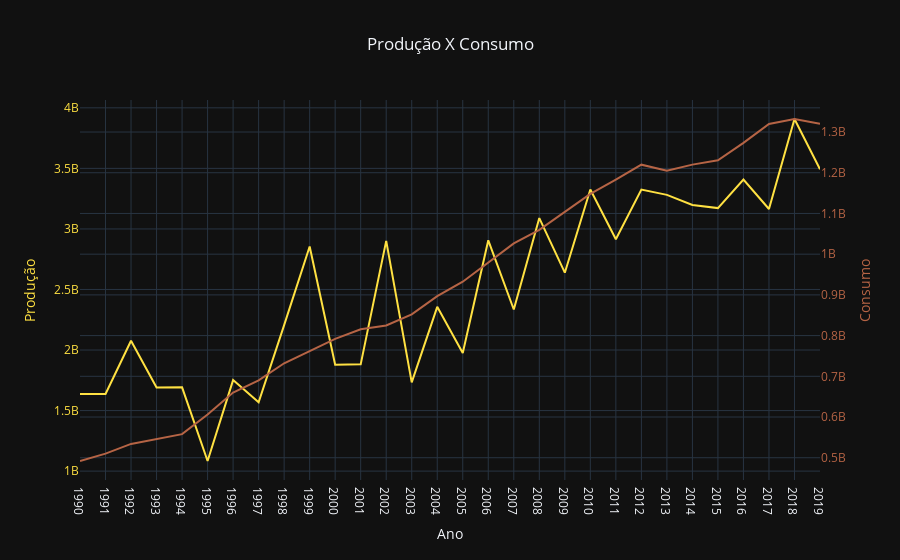

This figure's notebook cell:
### Markdown cell above
Com exceção dos anos 2014 e 2015, o Brasil sempre exportou mais café do que importou, e apesar do leve crescimento ao longo do tempo, a proporção Produção/Exportação se manteve relativamente estável.

### Code cell
producao = go.Scatter(x=df.index, y=df['production'], mode='lines', yaxis='y1', line_color='#ffe142')
consumo = go.Scatter(x=df.index, y=df['consumption'], mode='lines', yaxis='y2', line_color='#b66445')

# Definindo as configurações dos eixos y
layout = go.Layout(
    yaxis1=dict(
        title='Produção',
        side='left',
        color='#ffe142'
    ),
    yaxis2=dict(
        title='Consumo',
        side='right',
        overlaying='y',
        color='#b66445'
    )
)

fig = go.Figure(data=[producao, consumo], layout=layout)

fig.update_layout(title="Produção X Consumo", title_x=0.5, xaxis_title="Ano", showlegend=False, template='plotly_dark')
fig.show()

### Figure 1 — Plotly figure (JSON) as saved in the notebook; plotly's stock layout.template omitted (floating-point values rounded to 4 significant figures)
{"data": [{"line": {"color": "#ffe142"}, "mode": "lines", "type": "scatter", "x": ["1990", "1991", "1992", "1993", "1994", "1995", "1996", "1997", "1998", "1999", "2000", "2001", "2002", "2003", "2004", "2005", "2006", "2007", "2008", "2009", "2010", "2011", "2012", "2013", "2014", "2015", "2016", "2017", "2018", "2019"], "y": [1637160000, 1637580000, 2076180000, 1690020000, 1691520000, 1083600000, 1751820000, 1568880000, 2205660000, 2854680000, 1878600000, 1881900000, 2901120000, 1732380000, 2356860000, 1975980000, 2905920000, 2334660000, 3089460000, 2638620000, 3325680000, 2915520000, 3325080000, 3281340000, 3198300000, 3172260000, 3407280000, 3164400000, 3907860000, 3492660000], "yaxis": "y"}, {"line": {"color": "#b66445"}, "mode": "lines", "type": "scatter", "x": ["1990", "1991", "1992", "1993", "1994", "1995", "1996", "1997", "1998", "1999", "2000", "2001", "2002", "2003", "2004", "2005", "2006", "2007", "2008", "2009", "2010", "2011", "2012", "2013", "2014", "2015", "2016", "2017", "2018", "2019"], "y": [492000000, 510000000, 534000000, 546000000, 558000000, 606000000, 660000000, 690000000, 732000000, 762000000, 792000000, 815400000, 825000000, 852000000, 896760000, 932280000, 979860000, 1026600000, 1059600000, 1103400000, 1147920000, 1183200000, 1219800000, 1205100000, 1219980000, 1230480000, 1273500000, 1319820000, 1332000000, 1320000000], "yaxis": "y2"}], "layout": {"showlegend": false, "title": {"text": "Produção X Consumo", "x": 0.5}, "xaxis": {"title": {"text": "Ano"}}, "yaxis": {"color": "#ffe142", "side": "left", "title": {"text": "Produção"}}, "yaxis2": {"color": "#b66445", "overlaying": "y", "side": "right", "title": {"text": "Consumo"}}}}
